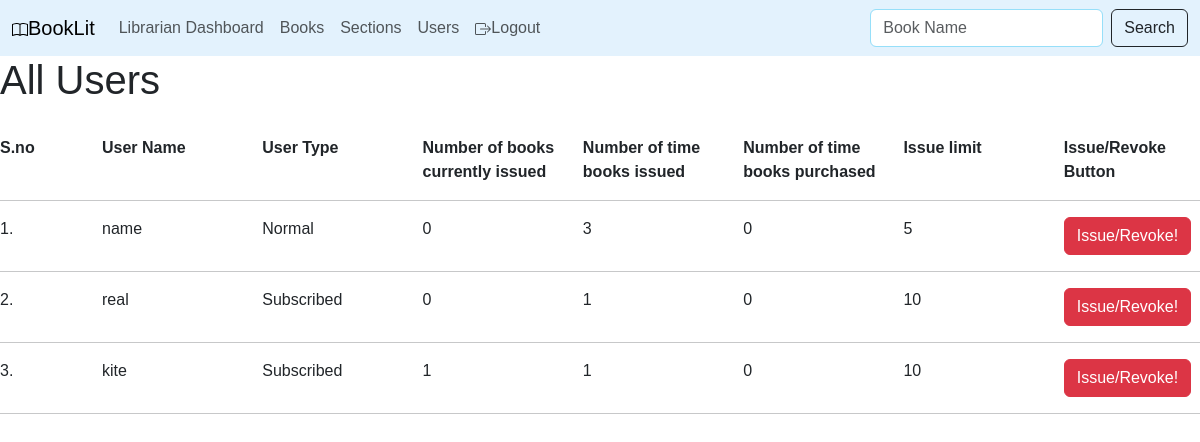
/admin/users (signed in), run on an earlier commit of the app's database.
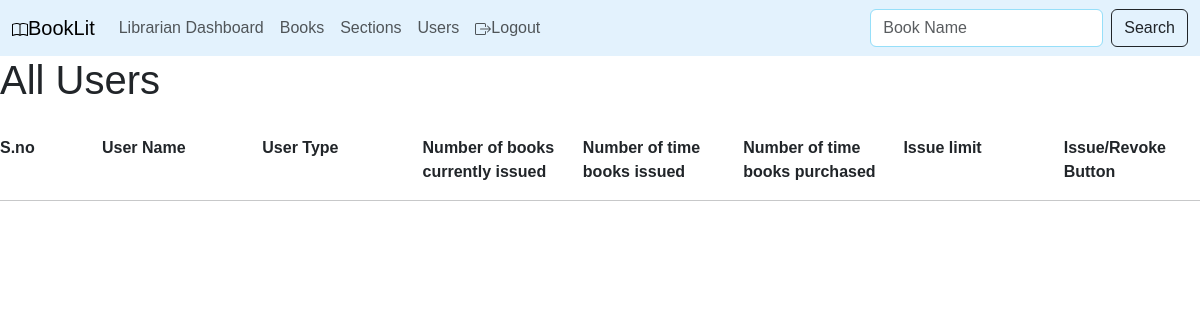
And on a later commit of the database.
### application/models.py (models this page shows)
class Users(db.Model,UserMixin):
  id = db.Column(db.Integer, autoincrement=True, primary_key=True)
  username = db.Column(db.String, nullable=False,unique=True)
  email = db.Column(db.String, nullable =False, unique=True)
  password = db.Column(db.String, nullable=False)
  active= db.Column(db.Boolean)
  last_login_at = db.Column(db.DateTime)
  current_login_at = db.Column(db.DateTime)
  last_login_ip=db.Column (db.String)
  current_login_ip=db.Column (db.String)
  login_count = db.Column(db.Integer)
  fs_uniquifier = db.Column(db.String(64), unique=True, nullable=False)
  roles=db.relationship('Roles', secondary='UsersRoles',back_populates="users")
  rating= db.relationship("Ratings",cascade="all,delete",back_populates="user")
  issue= db.relationship('IssuedBook',cascade="all,delete",back_populates="user")
  purchase= db.relationship('PurchasedBook',cascade="all,delete",back_populates="user")
  payment= db.relationship("PaymentDetails",uselist=False,cascade="all,delete",back_populates="user")

### controllers/Admin.py (the view)
@app.route('/admin/users')
@auth_required()
@roles_required('Admin')
@issuedbooktime
def adminusers():
    user=Users.query.all()
    ibook=db.session.query(IssuedBook.user_id,db.func.count(IssuedBook.book_id)).filter(IssuedBook.return_status==0).group_by(IssuedBook.user_id).all()
    cissue={}
    for i,b in ibook:
        cissue[i]=b
    return render_template('admin/users.html',user=user,cissue=cissue)

### application/setup.py (called while the page is built)
def issuedbooktime(funct):
    @wraps(funct)
    def wrapper(*args,**kwargs):
        ibook=IssuedBook.query.all()
        for book in ibook:
            if datetime.now()>book.return_date and book.return_status==0:
                book.return_status=1
                book.book.noofcopies+=1
        db.session.commit()
        return funct(*args,**kwargs)
    return wrapper

### templates/admin/users.html (shortened to what this page needs)
{%extends "admin/base.html"%}
{% block content %}
<h1>All Users</h1>
<br>
{%if not user%}
<p class="text-muted">
  No user present yet.</p>
{%else%}
<div class="row">
  <div class="col-1"><strong>S.no</strong></div>
  <div class="col"><strong>User Name</strong></div>
  <div class="col"><strong>User Type</strong></div>
  <div class="col"><strong>Number of books currently issued</strong></div>
  <div class="col"><strong>Number of time books issued</strong></div>
  <div class="col"><strong>Number of time books purchased</strong></div>
  <div class="col"><strong>Issue limit</strong></div>
  <div class="col"><strong>Issue/Revoke Button</strong></div>
</div>
<hr>
{%set count=namespace(val=0)%}
{%for u in user%}
{%if not u.has_role("Admin")%}
{%set count.val= count.val+1%}
<div class="row">
  <div class="col-1">{{count.val}}.</div>
  <div class="col">{{u["username"]}}</div>
  <div class="col">{%if u.has_role("Admin")%} Admin/Librarian{%elif u.has_role("Member")%} Subscribed{%else%}
    Normal{%endif%}</div>
  <div class="col">{%if u['id'] in cissue%}{{cissue[u['id']]}}{%else%}0{%endif%}</div>
  <div class="col">{{u['issue']|length}}</div>
  <div class="col">{{u['purchase']|length}}</div>
  <div class="col">{%if u.has_role("Member")%}10{%else%}5{%endif%}</div>
  <div class="col"><a href="/admin/users/{{u['id']}}"><button class="btn btn-danger">Issue/Revoke!</button></a></div>
</div>
<hr>
{%endif%}
{%endfor%}
{%endif%}
{% endblock %}

### templates/admin/base.html (shortened to what this page needs)
{% block doc -%}
<!DOCTYPE html>
<html>
{%- block html %}
<head>
  {%- block head %}
  <link href="https://cdn.jsdelivr.net/npm/bootstrap@5.3.2/dist/css/bootstrap.min.css" rel="stylesheet"
>
  {%- endblock head %}
</head>
<body style="font-family: Verdana,Tahoma,sans-serif;">
  {% block body -%}
  <nav class="navbar navbar-expand-lg navbar-light " style="background-color: #e3f2fd;">
    <div class="container-fluid">
      <a class="navbar-brand" href="/">
        BookLit</a>
      <div class="collapse navbar-collapse show" id="adminnavbar">
        <ul class="navbar-nav me-auto mb-2 mb-lg-0">
          <li class="nav-item">
            <a class="nav-link" aria-current="page" href="/admin/dashboard">Librarian Dashboard</a>
          </li>
          <li class="nav-item">
            <a class="nav-link" aria-current="page" href="/admin/books">Books</a>
          </li>
          <li class="nav-item">
            <a class="nav-link" aria-current="page" href="/admin/sections">Sections</a>
          </li>
          <li class="nav-item">
            <a class="nav-link" aria-current="page" href="/admin/users">Users</a>
          </li>
          <li class="nav-item">
            <a class="nav-link" data-bs-toggle="modal" data-bs-target="#logoutModal">Logout</a>
          </li>
        </ul>
        <form class="d-flex" action="/search" method="get">
          <input class="form-control me-2" type="search" name="bybook" placeholder="Book Name" aria-label="Search">
          <button class="btn btn-outline-dark" type="submit">Search</button>
        </form>
      </div>
    </div>
  </nav>
  <div id="content">{% block content %}{% endblock %}</div>
  {%- endblock body %}
</body>
{%- endblock html %}
</html>
{% endblock doc -%}

### templates/admin/base.html (style rules this page uses)
input:not([type='submit']), select, textarea { border-color: rgb(150, 223, 249) !important; }

What changed in the data, as far as the page shows it:
removed Users: val "1", username "name", shows "Normal", shows "0", issue|length "3", purchase|length "0", shows "5"
removed Users: val "2", username "real", shows "Subscribed", shows "0", issue|length "1", purchase|length "0", shows "10"
removed Users: val "3", username "kite", shows "Subscribed", active "1", issue|length "1", purchase|length "0", shows "10"
